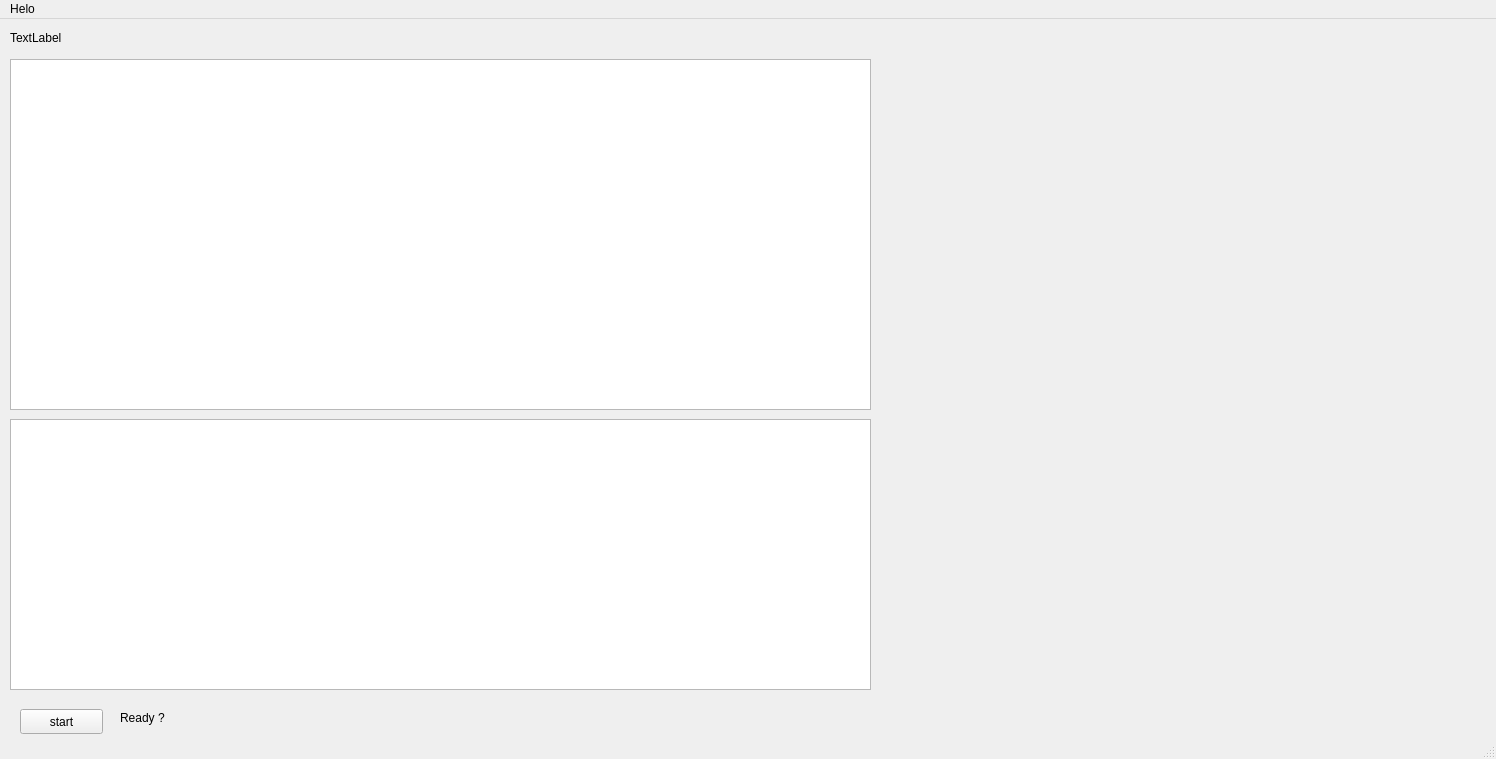
<?xml version="1.0" encoding="UTF-8"?>
<ui version="4.0">
 <class>MainWindow</class>
 <widget class="QMainWindow" name="MainWindow">
  <property name="geometry">
   <rect>
    <x>0</x>
    <y>0</y>
    <width>1496</width>
    <height>759</height>
   </rect>
  </property>
  <property name="windowTitle">
   <string>MainWindow</string>
  </property>
  <widget class="QWidget" name="centralwidget">
   <widget class="QLabel" name="lb_first">
    <property name="geometry">
     <rect>
      <x>10</x>
      <y>10</y>
      <width>65</width>
      <height>17</height>
     </rect>
    </property>
    <property name="text">
     <string>TextLabel</string>
    </property>
   </widget>
   <widget class="QPushButton" name="pushButton">
    <property name="geometry">
     <rect>
      <x>20</x>
      <y>690</y>
      <width>83</width>
      <height>25</height>
     </rect>
    </property>
    <property name="text">
     <string>start</string>
    </property>
   </widget>
   <widget class="QLabel" name="lb_ready">
    <property name="geometry">
     <rect>
      <x>120</x>
      <y>690</y>
      <width>65</width>
      <height>17</height>
     </rect>
    </property>
    <property name="text">
     <string>Ready ?</string>
    </property>
   </widget>
   <widget class="QCustomPlot" name="customPlot" native="true">
    <property name="geometry">
     <rect>
      <x>880</x>
      <y>30</y>
      <width>591</width>
      <height>361</height>
     </rect>
    </property>
   </widget>
   <widget class="QChartView" name="chartDistance">
    <property name="geometry">
     <rect>
      <x>10</x>
      <y>400</y>
      <width>861</width>
      <height>271</height>
     </rect>
    </property>
   </widget>
   <widget class="QChartView" name="ChartSignal">
    <property name="geometry">
     <rect>
      <x>10</x>
      <y>40</y>
      <width>861</width>
      <height>351</height>
     </rect>
    </property>
   </widget>
  </widget>
  <widget class="QMenuBar" name="menubar">
   <property name="geometry">
    <rect>
     <x>0</x>
     <y>0</y>
     <width>1496</width>
     <height>22</height>
    </rect>
   </property>
   <widget class="QMenu" name="menuHelo">
    <property name="title">
     <string>Helo</string>
    </property>
   </widget>
   <addaction name="menuHelo"/>
  </widget>
  <widget class="QStatusBar" name="statusbar"/>
 </widget>
 <customwidgets>
  <customwidget>
   <class>QCustomPlot</class>
   <extends>QWidget</extends>
   <header>qcustomplot.h</header>
   <container>1</container>
  </customwidget>
  <customwidget>
   <class>QChartView</class>
   <extends>QGraphicsView</extends>
   <header>QtCharts</header>
  </customwidget>
 </customwidgets>
 <resources/>
 <connections/>
</ui>
